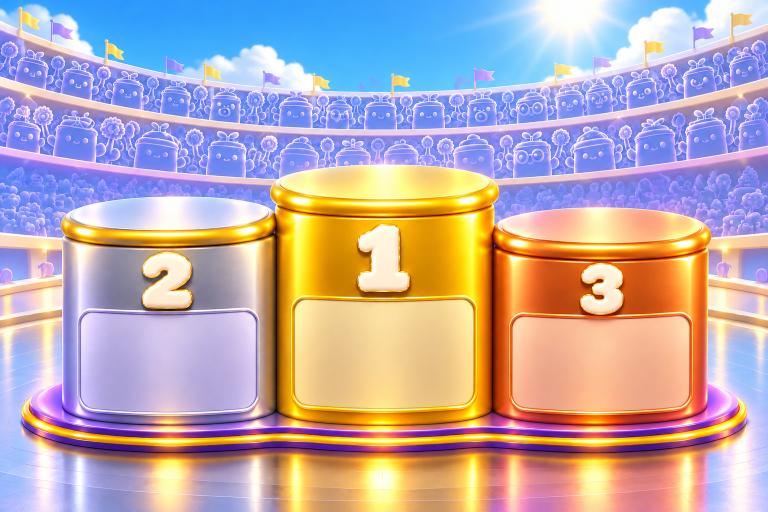
#> input picture docs/design/brand/seasons/time-of-day/podium/podium-stage-day.png, 1536 x 1024 px (shown at 1/2 size)
$ python -i align-podium.py   (imports and definitions only)   (older library calls are emulated)
#> lines starting #> are read from the running program, lines starting #| are printed output that depends on the picture
#> further down, picture is the input picture: PIL image 1536x1024 RGB; mean R, G, B 187.7, 170.1, 177.1
#!/usr/bin/env python3
"""Align ChatGPT-made time-of-day podium stages onto the night stage (1536 x 1024) so the three steps and the three satin
text panels land on the SAME pixels (the app prints scores in the panels and plants mascots on the step tops).

Landmarks (6): the top-surface center of each step and the center of each satin panel, defined on the night source
(PODIUM_ART feet + measured panel boxes). In each new image they are located by normalized cross-correlation of an edge
map (Sobel magnitude of luma, so the lighting change doesn't matter) of a patch around the landmark, searched +/-SEARCH px
with sub-pixel refinement. A similarity (uniform scale + translation, no rotation) is fitted, the new image is warped +
cropped to the source size, and the per-landmark residuals are reported (target <= 4 px at 1536 wide).

usage: align-podium.py --night SRC.png --out DIR [--override lm.json] [--sheet FILE] tod=raw.png ...
lm.json (optional manual override): {"morning": [[x,y] x6, in the order below], ...}
"""
import argparse, json, os
import numpy as np, cv2
from PIL import Image, ImageDraw, ImageFont

SIZE = (1536, 1024)
# (name, cx, cy, patch_w, patch_h) in night-source pixels. Order: top silver, top gold, top bronze, panel silver, gold, bronze
LANDMARKS = [
    ('top-silver', 337, 445, 440, 110),
    ('top-gold', 768, 375, 470, 110),
    ('top-bronze', 1203, 466, 440, 110),
    ('panel-silver', 337, 721, 380, 220),
    ('panel-gold', 768, 706, 390, 240),
    ('panel-bronze', 1201, 724, 380, 220),
]
SEARCH = 60
TARGET = 4.0

def edges(img):
    g = cv2.cvtColor(np.asarray(img.convert('RGB')), cv2.COLOR_RGB2GRAY).astype(np.float32)
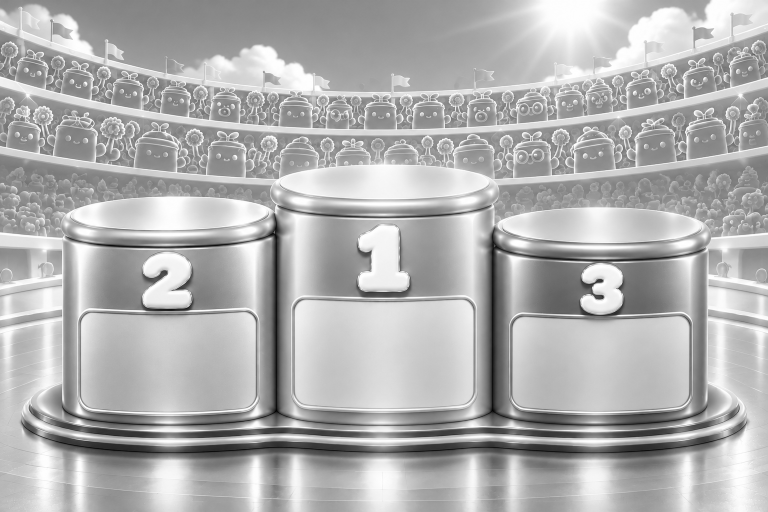
#> g: shape (1024, 1536) float32 (shown at 1/2 size); min 0, max 255, mean 176.2
    g = cv2.GaussianBlur(g, (0, 0), 1.2)
    gx = cv2.Sobel(g, cv2.CV_32F, 1, 0); gy = cv2.Sobel(g, cv2.CV_32F, 0, 1)
#> after `gx = cv2.Sobel(g, cv2.CV_32F, 1, 0)`:
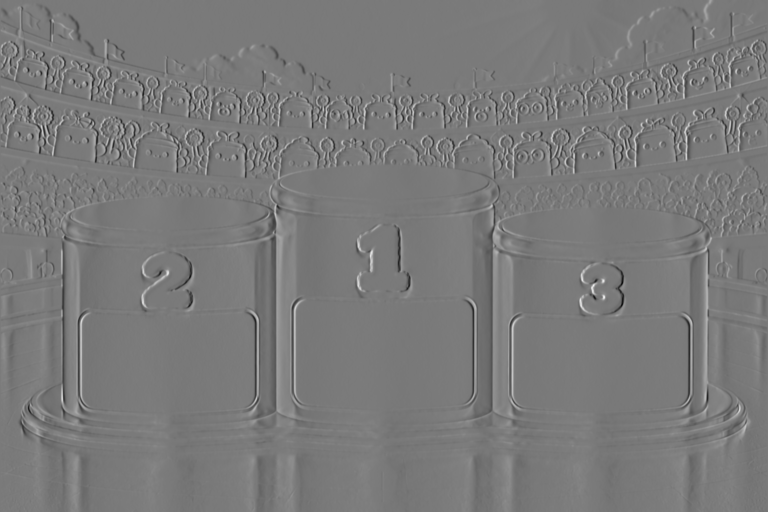
#> gx: shape (1024, 1536) float32 (shown at 1/2 size); min -322.3, max 350.4, mean 0; drawn with min black and max white
#> after `gy = cv2.Sobel(g, cv2.CV_32F, 0, 1)`:
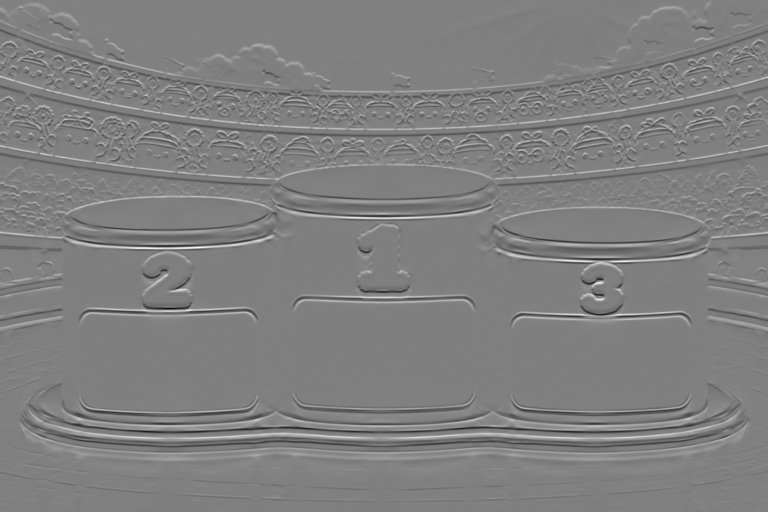
#> gy: shape (1024, 1536) float32 (shown at 1/2 size); min -422.5, max 418.8, mean 0.2; drawn with min black and max white
    m = cv2.magnitude(gx, gy)
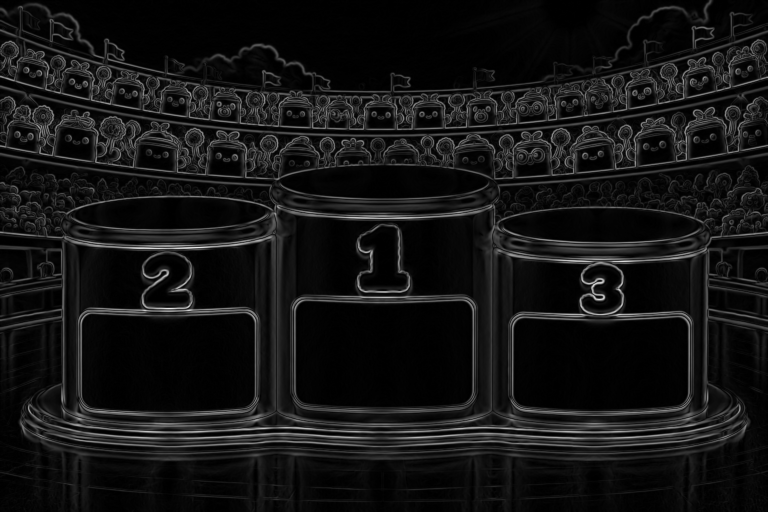
#> m: shape (1024, 1536) float32 (shown at 1/2 size); min 0, max 422.6, mean 33.8; drawn with min black and max white
    return m / (m.max() + 1e-6)

# [35 lines left out: functions locate, fit, warp, not called in this run]

PODIUM_ART = [  # (place, feetx, feety, panel x0 x1 y0 y1) fractions from packages/core/src/podium-layout.ts
    (2, .220, .435, .103, .335, .605, .810), (1, .500, .366, .383, .620, .581, .799), (3, .783, .455, .667, .902, .615, .810)]

# [63 lines left out: functions mock, cross, main, not called in this run]

# [2 lines not run here, left out]

>>> from PIL import Image
>>> picture = Image.open('podium-stage-day.png')
>>> result = edges(picture)
